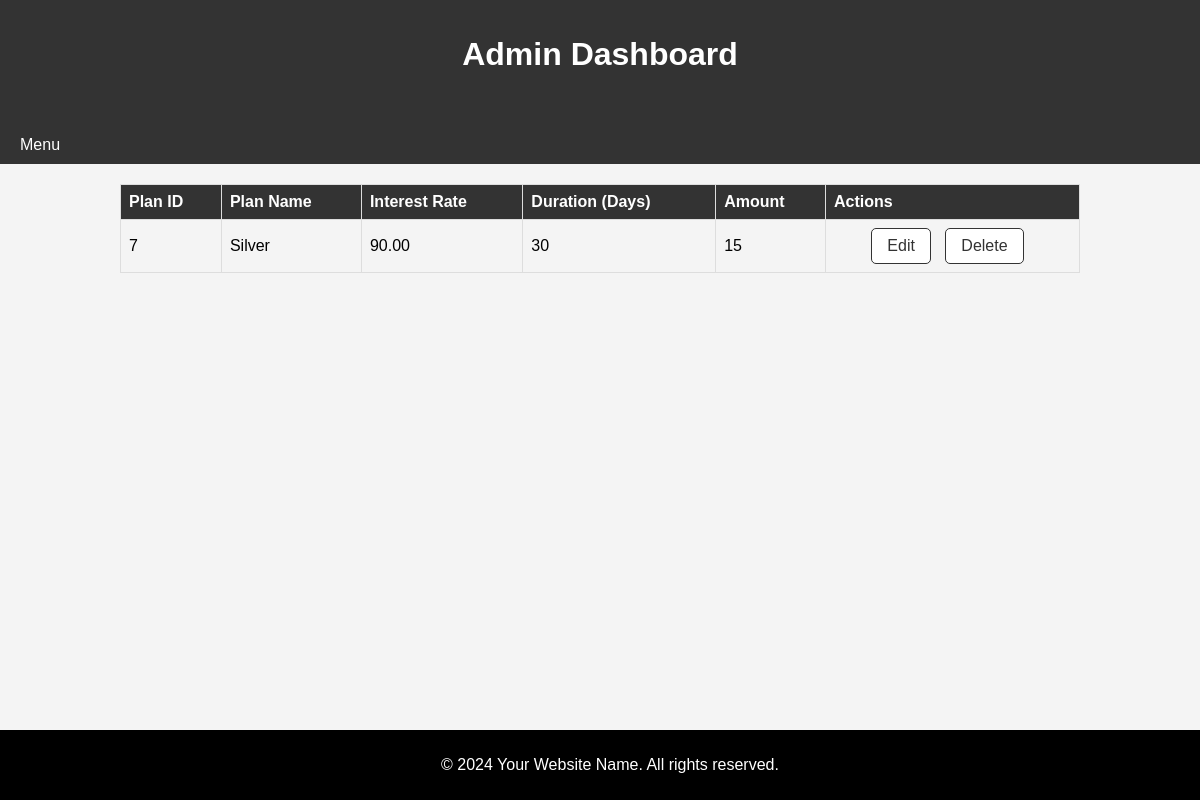
Screenshot of /Admin/planswrite.php with the database file from the repository.
### tables this page shows
CREATE TABLE `plans` (
  `plan_id` int(11) NOT NULL,
  `plan_name` varchar(50) NOT NULL,
  `interest_rate` decimal(5,2) NOT NULL,
  `duration_days` int(11) NOT NULL,
  `amount` int(11) NOT NULL
);

### htdocs/Admin/planswrite.php (the view, shortened to what this page needs)
<?php
include('../db_connection.php');
$sql = "SELECT * FROM plans";
$result = $conn->query($sql);
if ($result->num_rows > 0) {
    $plans = $result->fetch_all(MYSQLI_ASSOC);
} else {
    $plans = [];
}
?>
<!DOCTYPE html>
<html lang="en">
<head>
</head>
<body>
    <?php include('header.php'); ?>
    <?php if (!empty($plans)) : ?>
        <table>
            <thead>
                <tr>
                    <th>Plan ID</th>
                    <th>Plan Name</th>
                    <th>Interest Rate</th>
                    <th>Duration (Days)</th>
                    <th>Amount</th>
                    <th>Actions</th>
                </tr>
            </thead>
            <tbody>
                <?php foreach ($plans as $plan) : ?>
                    <tr>
                        <td><?php echo $plan['plan_id']; ?></td>
                        <td><?php echo $plan['plan_name']; ?></td>
                        <td><?php echo $plan['interest_rate']; ?></td>
                        <td><?php echo $plan['duration_days']; ?></td>
                        <td><?php echo $plan['amount']; ?></td>
                        <td class="actions">
                            <a href="edit_plan.php?id=<?php echo $plan['plan_id']; ?>" class="edit">Edit</a>
                            <a href="delete_plan.php?id=<?php echo $plan['plan_id']; ?>" class="delete">Delete</a>
                        </td>
                    </tr>
                <?php endforeach; ?>
            </tbody>
        </table>
    <?php else : ?>
        <p>No plans available.</p>
    <?php endif; ?>
    <?php include('footer.php'); ?>
</body>
</html>

### htdocs/Admin/planswrite.php (style rules this page uses)
body { font-family: 'Arial', sans-serif; background-color: #f4f4f4; margin: 0; padding: 0; display: flex; flex-direction: column; height: auto; }
table { border-collapse: collapse; width: 80%; margin: 20px auto; }
th, td { border: 1px solid #ddd; padding: 8px; text-align: left; }
th { background-color: #333; color: #fff; }
.actions { text-align: center; }
.edit, .delete { text-decoration: none; margin-right: 10px; padding: 8px 15px; border: 1px solid #333; color: #333; background-color: #fff; border-radius: 5px; display: inline-block; }

### htdocs/Admin/header.php (style rules this page uses)
body { font-family: 'Arial', sans-serif; margin: 0; padding: 0; background-color: #f4f4f4; height: auto; }

### rows the page displays
plans: plan_id "7", plan_name "Silver", interest_rate "90.00", duration_days "30", amount "15"
